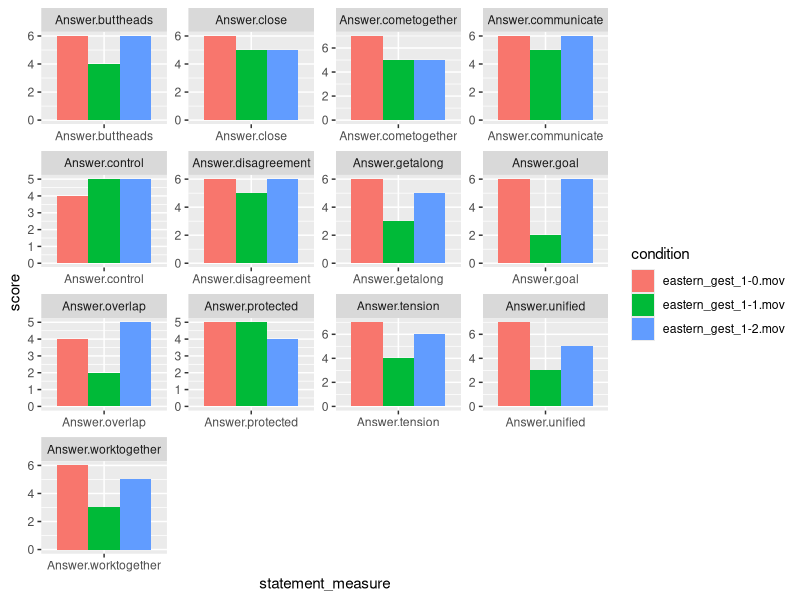
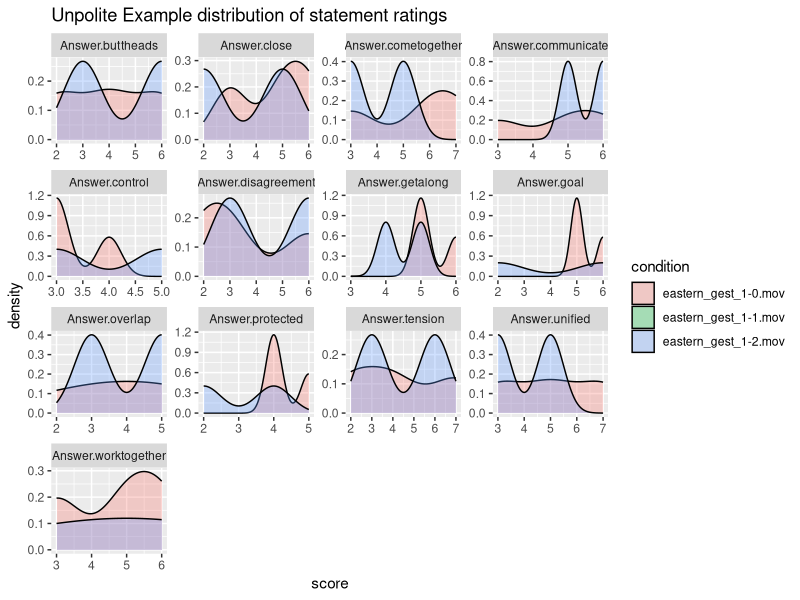
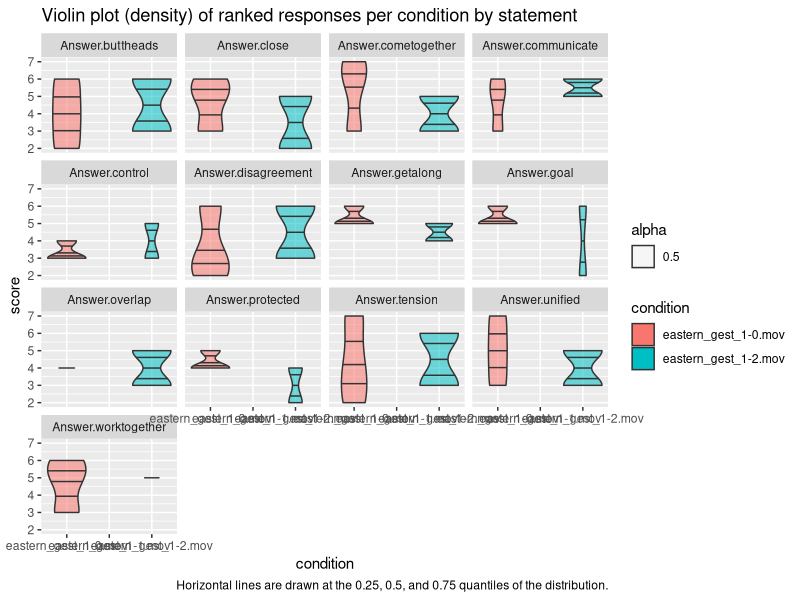
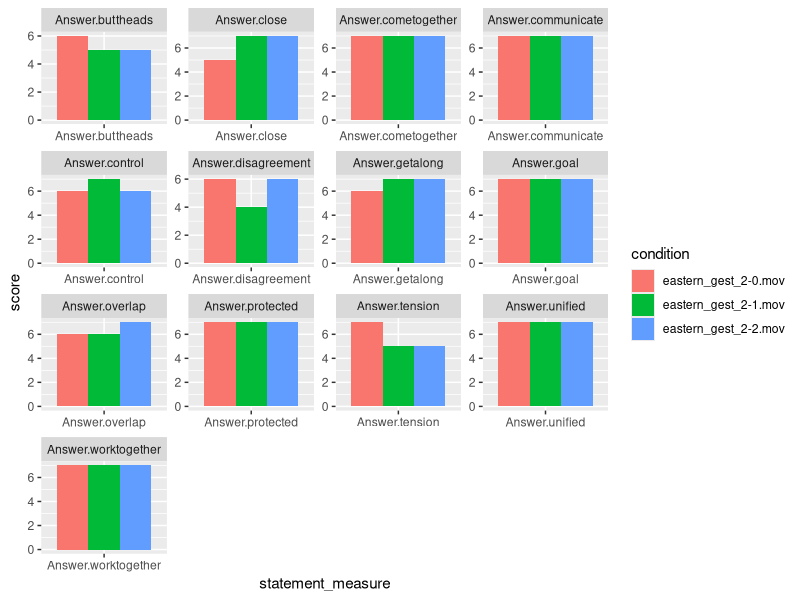
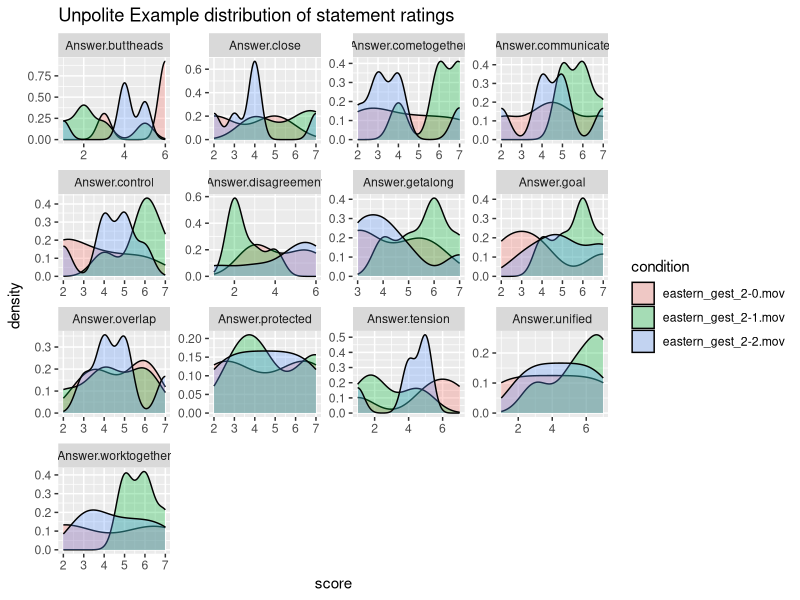
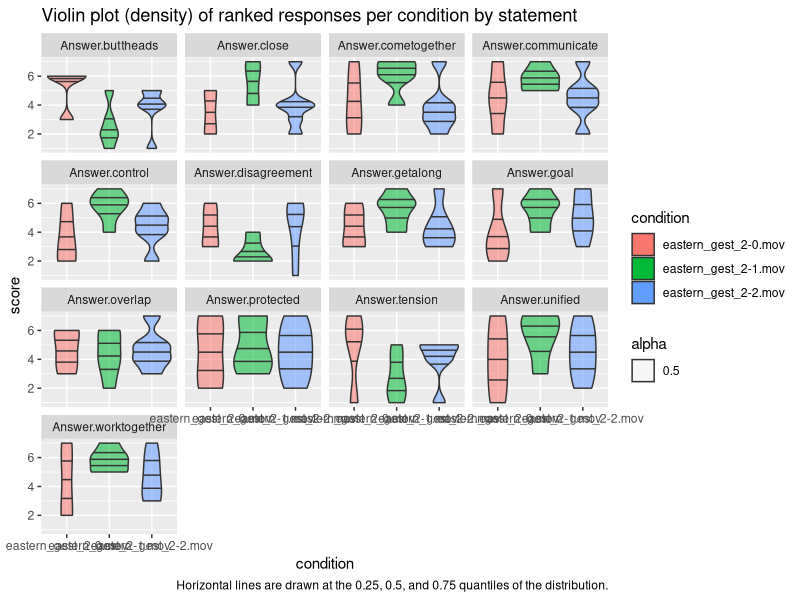
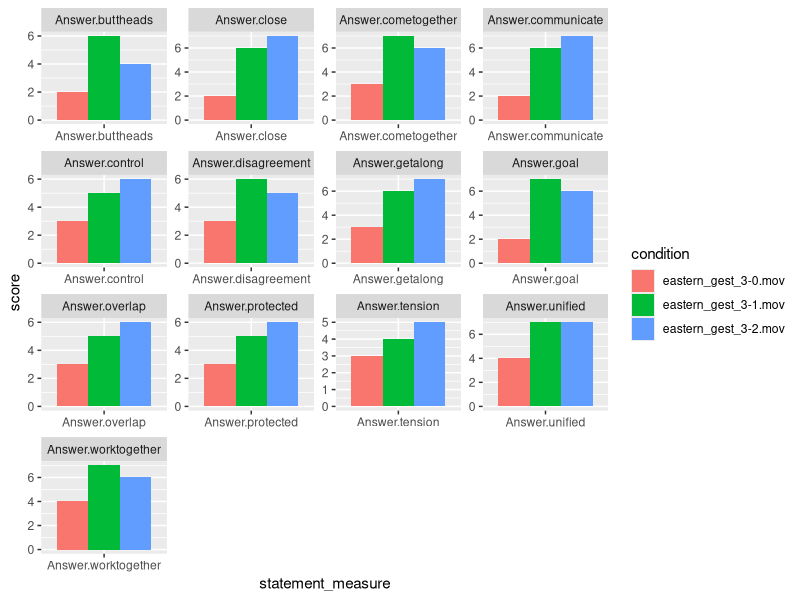
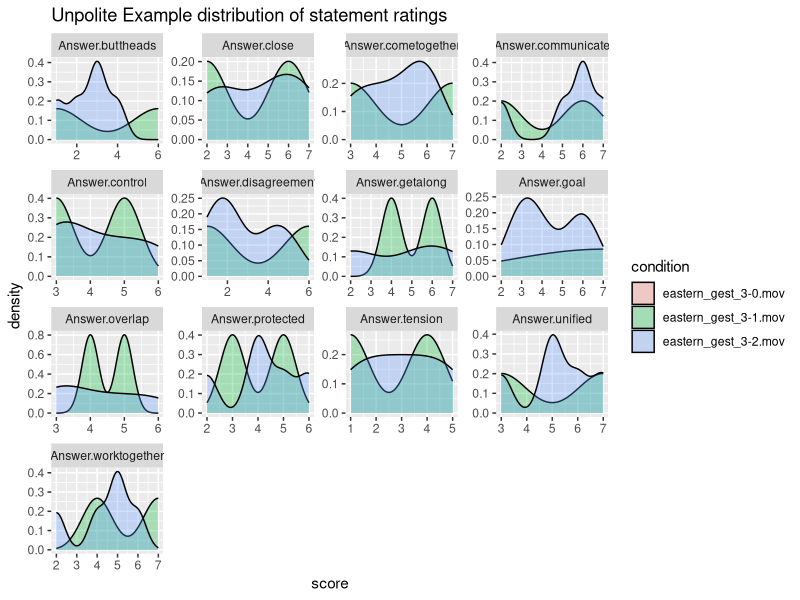

Here is the R script that generated these plots, in order:
## ---- chunk 1
knitr::opts_chunk$set(echo = TRUE)
library(tidyverse)
library(ggplot2)
library(pwr)
library(ordinal)
## ---- chunk 2
data <- read.csv("pilot_3_gest_each.csv") %>% 
  dplyr::select(Answer.buttheads,
                Answer.close,
                Answer.cometogether,
                Answer.communicate,
                Answer.control,
                Answer.disagreement,
                Answer.worktogether,
                Answer.goal,
                Answer.getalong,
                Answer.overlap,
                Answer.protected,
                Answer.tension,
                Answer.unified,
                Answer.vid_id) 

data$Answer.vid_id <- gsub("https://s3.us-east-2.amazonaws.com/metaphoric-gestures-x-culture/*", "\\1", data$Answer.vid_id)

eastern <- data %>%
  filter(grepl("eastern", Answer.vid_id))

western <- data %>%
  filter(grepl("western", Answer.vid_id))

# need to get condition
load_and_clean <- function(data, condition_name) {
  df <- data %>%
    mutate(condition=Answer.vid_id) %>%
    select(condition, Answer.buttheads,
                Answer.close,
                Answer.cometogether,
                Answer.communicate,
                Answer.control,
                Answer.disagreement,
                Answer.goal,
                Answer.getalong,
                Answer.overlap,
                Answer.protected,
                Answer.tension,
                Answer.unified,
                Answer.worktogether) %>%
    gather("statement_measure", score, 
                Answer.buttheads,
                Answer.close,
                Answer.cometogether,
                Answer.communicate,
                Answer.control,
                Answer.disagreement,
                Answer.goal,
                Answer.getalong,
                Answer.overlap,
                Answer.protected,
                Answer.tension,
                Answer.unified,
                Answer.worktogether)
  return(df)
}


west_cleaned <- load_and_clean(western, "western")
east_cleaned <- load_and_clean(eastern, "eastern")
## ---- chunk 3
## TODO figure out a better way to do this.
## need to filter this additionally by what gesture it is
west_gest_1_clean <- west_cleaned %>%
  mutate(ID=row_number()) %>%
  filter(grepl("1-", condition))

west_gest_3_clean <- west_cleaned %>%
  mutate(ID=row_number()) %>%
  filter(grepl("3-", condition))

west_gest_4_clean <- west_cleaned %>%
  mutate(ID=row_number()) %>%
  filter(grepl("4-", condition))

east_gest_1_clean <- east_cleaned %>%
  mutate(ID=row_number()) %>%
  filter(grepl("1-", condition))

east_gest_2_clean <- east_cleaned %>%
  mutate(ID=row_number()) %>%
  filter(grepl("2-", condition))

east_gest_3_clean <- east_cleaned %>%
  mutate(ID=row_number()) %>%
  filter(grepl("3-", condition))
## ---- chunk 4
create_bar <- function(data) {
  bar_plot <- ggplot(data, aes(x=statement_measure, y=score, fill=condition)) + 
      geom_bar(stat="identity", position="dodge") + 
      facet_wrap(~statement_measure, scale="free")  
  return(bar_plot)
}

create_density <- function(data) {
  ## density of distributions
  density_plot <- ggplot(data, aes(x=score, fill=condition)) + 
    geom_density(alpha=0.3, stat="density", adjust=0.85) +
    facet_wrap(~statement_measure, scale="free") + 
    ggtitle("Unpolite Example distribution of statement ratings") 
  return(density_plot)
}

## get dat violin data

create_violin <- function(data) {
  violin_plot <- ggplot(data, aes(condition, score)) + 
    geom_violin(aes(fill=condition, alpha=0.5), scale="area", draw_quantiles = c(0.25, 0.5, 0.75)) +
    facet_wrap(~statement_measure) + 
    labs(
      title = "Violin plot (density) of ranked responses per condition by statement"   ,
      caption = "Horizontal lines are drawn at the 0.25, 0.5, and 0.75 quantiles of the distribution."
    )
  return(violin_plot)
}
## ---- chunk 5
west_3_bar <- create_bar(west_gest_3_clean)
west_3_dense <- create_density(west_gest_3_clean)
west_3_violin <- create_violin(west_gest_3_clean)


west_4_bar <- create_bar(west_gest_4_clean)
west_4_dense <- create_density(west_gest_4_clean)
west_4_violin <- create_violin(west_gest_4_clean)

east_1_bar <- create_bar(east_gest_1_clean)
east_1_dense <- create_density(east_gest_1_clean)
east_1_violin <- create_violin(east_gest_1_clean)

east_2_bar <- create_bar(east_gest_2_clean)
east_2_dense <- create_density(east_gest_2_clean)
east_2_violin <- create_violin(east_gest_2_clean)

east_3_bar <- create_bar(east_gest_3_clean)
east_3_dense <- create_density(east_gest_3_clean)
east_3_violin <- create_violin(east_gest_3_clean)
